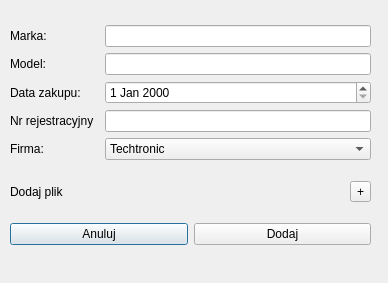
<?xml version="1.0" encoding="UTF-8"?>
<ui version="4.0">
 <class>Dialog</class>
 <widget class="QDialog" name="Dialog">
  <property name="geometry">
   <rect>
    <x>0</x>
    <y>0</y>
    <width>388</width>
    <height>283</height>
   </rect>
  </property>
  <property name="windowTitle">
   <string>Dodawanie samochodu</string>
  </property>
  <widget class="QWidget" name="verticalLayoutWidget">
   <property name="geometry">
    <rect>
     <x>10</x>
     <y>10</y>
     <width>361</width>
     <height>252</height>
    </rect>
   </property>
   <layout class="QVBoxLayout" name="verticalLayout">
    <item>
     <layout class="QGridLayout" name="gridLayout" columnstretch="1,3">
      <item row="2" column="0">
       <widget class="QLabel" name="label_data_zakupu">
        <property name="text">
         <string>Data zakupu:</string>
        </property>
       </widget>
      </item>
      <item row="1" column="0">
       <widget class="QLabel" name="label_model">
        <property name="text">
         <string>Model: </string>
        </property>
       </widget>
      </item>
      <item row="1" column="1">
       <widget class="QLineEdit" name="line_edit_model"/>
      </item>
      <item row="3" column="0">
       <widget class="QLabel" name="label_nr_rejestracyjny">
        <property name="text">
         <string>Nr rejestracyjny</string>
        </property>
       </widget>
      </item>
      <item row="0" column="0">
       <widget class="QLabel" name="label_marka">
        <property name="text">
         <string>Marka: </string>
        </property>
       </widget>
      </item>
      <item row="3" column="1">
       <widget class="QLineEdit" name="line_edit_nr_rejestracyjny"/>
      </item>
      <item row="0" column="1">
       <widget class="QLineEdit" name="line_edit_marka"/>
      </item>
      <item row="4" column="0">
       <widget class="QLabel" name="label_firma">
        <property name="text">
         <string>Firma: </string>
        </property>
       </widget>
      </item>
      <item row="4" column="1">
       <widget class="QComboBox" name="combo_box_firma">
        <item>
         <property name="text">
          <string>Techtronic</string>
         </property>
        </item>
        <item>
         <property name="text">
          <string>Moto-Majster</string>
         </property>
        </item>
        <item>
         <property name="text">
          <string>Techtronic Constractions</string>
         </property>
        </item>
        <item>
         <property name="text">
          <string>Prywatnie</string>
         </property>
        </item>
       </widget>
      </item>
      <item row="2" column="1">
       <widget class="QDateEdit" name="date_edit_data_zakupu"/>
      </item>
     </layout>
    </item>
    <item>
     <layout class="QVBoxLayout" name="layout_files">
      <item>
       <layout class="QHBoxLayout" name="layout_add_file">
        <item>
         <widget class="QLabel" name="label_add_file">
          <property name="text">
           <string>Dodaj plik</string>
          </property>
         </widget>
        </item>
        <item>
         <widget class="QToolButton" name="toolbtn_add_file">
          <property name="text">
           <string>+</string>
          </property>
         </widget>
        </item>
       </layout>
      </item>
      <item>
       <layout class="QGridLayout" name="grid_layout_files"/>
      </item>
     </layout>
    </item>
    <item>
     <layout class="QHBoxLayout" name="horizontalLayout">
      <item>
       <widget class="QPushButton" name="btn_cancel">
        <property name="text">
         <string>Anuluj</string>
        </property>
       </widget>
      </item>
      <item>
       <widget class="QPushButton" name="btn_submit">
        <property name="text">
         <string>Dodaj</string>
        </property>
       </widget>
      </item>
     </layout>
    </item>
   </layout>
  </widget>
 </widget>
 <tabstops>
  <tabstop>line_edit_marka</tabstop>
  <tabstop>line_edit_model</tabstop>
  <tabstop>date_edit_data_zakupu</tabstop>
  <tabstop>line_edit_nr_rejestracyjny</tabstop>
  <tabstop>combo_box_firma</tabstop>
  <tabstop>btn_cancel</tabstop>
  <tabstop>btn_submit</tabstop>
 </tabstops>
 <resources/>
 <connections/>
</ui>
